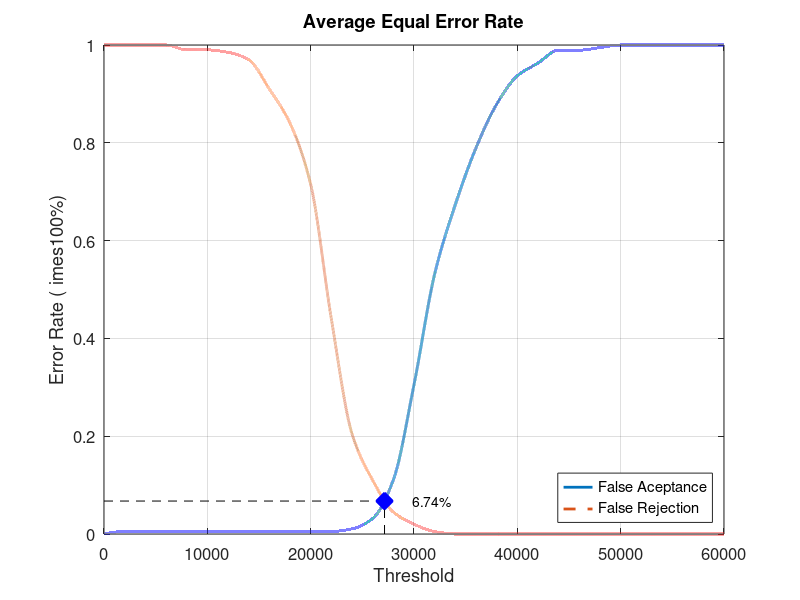
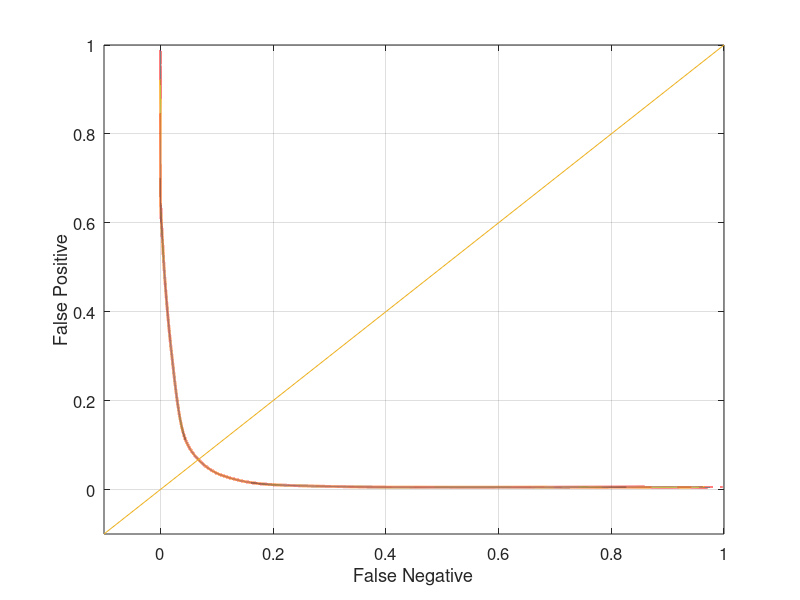

These charts were generated, in order, by the following MATLAB code:
close all;
clear;
clc;
x = 0:2000:60000;
xq = 0:0.5:60000;

y0 = [0 0.00526316 0.00526316 0.00526316 0.00526316 0.00526316 0.00526316 0.00526316 0.00526316 0.00526316 0.00526316 0.00526316 0.0105263 0.0315789 0.110526 0.305263 0.531579 0.673684 0.789474 0.878947 0.936842 0.963158 0.989474 0.989474 0.994737 1 1 1 1 1 1]
yy0 = interp1(x, y0, xq, 'pchip');
y1 = [1 1 1 1 0.99 0.99 0.985 0.97 0.91 0.84 0.715 0.44 0.205 0.11 0.045 0.02 0.005 0 0 0 0 0 0 0 0 0 0 0 0 0 0]
yy1 = interp1(x, y1, xq, 'pchip');

% Calculating EER: 
y2 = abs(y0 - y1);
find(y2 == min(y2))
yy2 = abs(yy0 - yy1);
xEER = find(yy2 == min(yy2));
xEERIndex = xq(xEER) % X-axis EER
yEER = yy0(xEER) % Y-axis EER

main = figure
plot(xq, yy0,'-','LineWidth', 2);	hold on
plot(xq, yy1,'--','LineWidth', 2);	hold on
plot([xEERIndex xEERIndex], [0 yEER], 'k--');	hold on
plot([0 xEERIndex], [yEER yEER], 'k--');	hold on
plot(xEERIndex, yEER, 'bx', 'LineWidth', 10);	hold on
text(xEERIndex + 10 * xEERIndex / 100, yEER, [num2str(round((10000 * yEER)) / 100) '%'])
legend('False Aceptance', 'False Rejection', 'Location', 'SouthEast')
xlabel('Threshold')
ylabel('Error Rate (	imes100%)')
title('Average Equal Error Rate')
set(gca, 'FontSize', 12)
axis([0 60000 0 1])
grid on

print(main, 'Database2_3Main', '-dpng');
FNRxFPR = figure('Color', [1 1 1]);
plot(yy1, yy0, '-', yy1, yy0, 'LineWidth', 2);
hold on
y = -0.1:0.1:1
plot(y, y); 
set(gca, 'FontSize', 12)
xlabel('False Negative')
ylabel('False Positive')
axis([-0.1 1 -0.1 1])
set(gca, 'FontSize', 12)
grid on

print(FNRxFPR, 'Database2_3FNRxFPR','-dpng');
